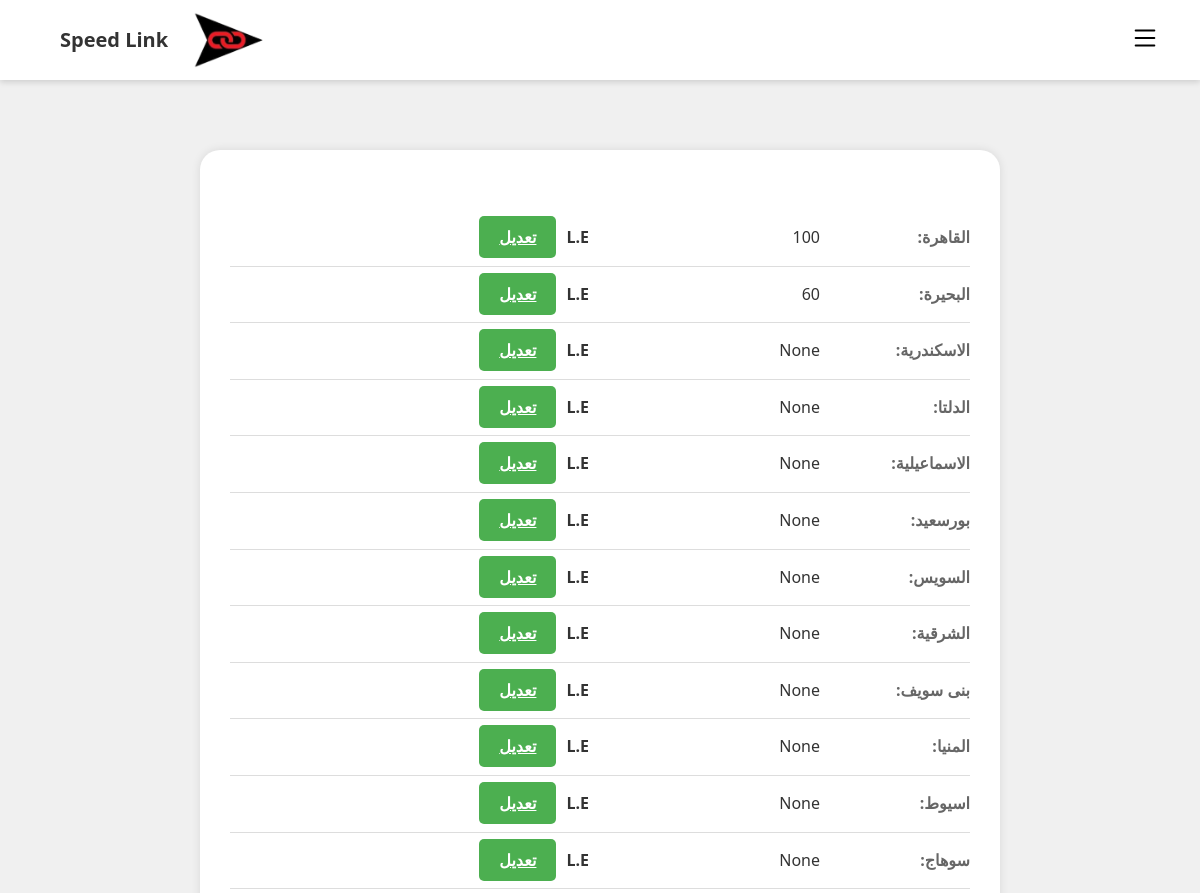
Before: /dprice/1 (upper part) with the older database file.
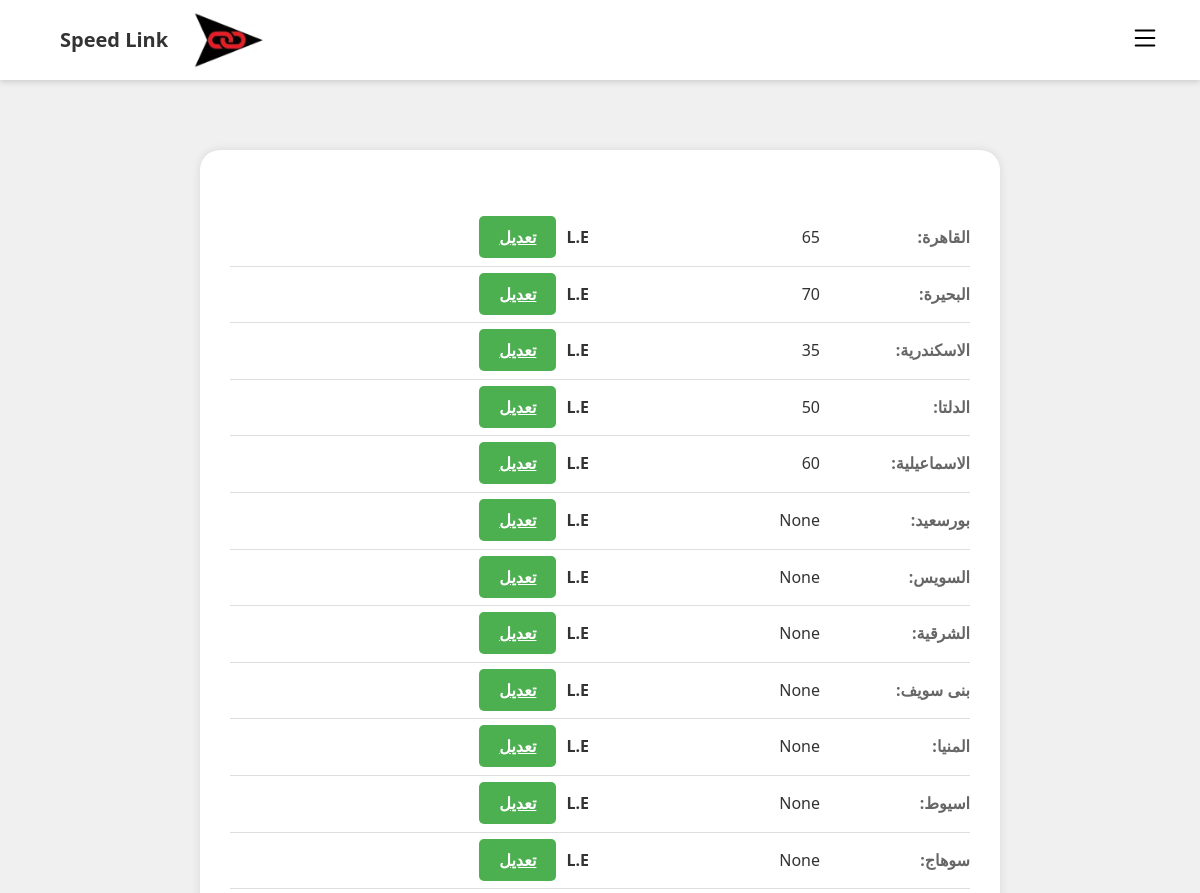
After: the same page with the newer database file.
### app.py (models this page shows)
class Dprice(db.Model):
    id = db.Column(db.Integer, primary_key=True)
    sid = db.Column(db.Integer)
    p1 = db.Column(db.Integer)
    p2 = db.Column(db.Integer)
    p3 = db.Column(db.Integer)
    p4 = db.Column(db.Integer)
    p5 = db.Column(db.Integer)
    p6 = db.Column(db.Integer)
    p7 = db.Column(db.Integer)
    p8 = db.Column(db.Integer)
    p9 = db.Column(db.Integer)
    p10 = db.Column(db.Integer)
    p11 = db.Column(db.Integer)
    p12 = db.Column(db.Integer)
    p13 = db.Column(db.Integer)
    p14 = db.Column(db.Integer)
    p15 = db.Column(db.Integer)
    p16 = db.Column(db.Integer)
    p17 = db.Column(db.Integer)
    p18 = db.Column(db.Integer)
    p19 = db.Column(db.Integer)
    p20 = db.Column(db.Integer)
    p21 = db.Column(db.Integer)
    p22 = db.Column(db.Integer)
    p23 = db.Column(db.Integer)
    p24 = db.Column(db.Integer)
    p25 = db.Column(db.Integer)
    p26 = db.Column(db.Integer)

### app.py (the view)
@app.route('/dprice/<int:sid>')
def dprice(sid):
    price = Dprice.query.filter_by(sid=sid).first()
    return render_template('dprice.html',price=price)

### templates/dprice.html (shortened to what this page needs)
{% extends 'base.html' %} {% block content %}
<div class="profile-container">
<div class="profile-details">
    <form action="/saveprice/{{ price.sid }}" method="post">
        <table><tr>
          <td class="label">القاهرة:</td>
          <td>
            <input
              type="text"
              name="1"
              value="{{ price.p1 }}"
              class="readonly"
              readonly
            />L.E<a href="#" class="edit-button" onclick="enableField(this)">تعديل</a>
          </td>
        </tr>
        <tr>
          <td class="label">البحيرة:</td>
          <td>
            <input
              type="text"
              name="2"
              value="{{ price.p2 }}"
              class="readonly"
              readonly
            />L.E<a href="#" class="edit-button" onclick="enableField(this)">تعديل</a>
          </td>
        </tr>
        <tr>
          <td class="label">الاسكندرية:</td>
          <td>
            <input
              type="text"
              name="3"
              value="{{ price.p3 }}"
              class="readonly"
              readonly
            />L.E<a href="#" class="edit-button" onclick="enableField(this)">تعديل</a>
          </td>
        </tr>
        <tr>
          <td class="label">الدلتا:</td>
          <td>
            <input
              type="text"
              name="4"
              value="{{ price.p4 }}"
              class="readonly"
              readonly
            />L.E<a href="#" class="edit-button" onclick="enableField(this)">تعديل</a>
          </td>
        </tr>
        <tr>
          <td class="label">الاسماعيلية:</td>
          <td>
            <input
              type="text"
              name="5"
              value="{{ price.p5 }}"
              class="readonly"
              readonly
            />L.E<a href="#" class="edit-button" onclick="enableField(this)">تعديل</a>
          </td>
        </tr>
        <tr>
          <td class="label">بورسعيد:</td>
          <td>
            <input
              type="text"
              name="6"
              value="{{ price.p6 }}"
              class="readonly"
              readonly
            />L.E<a href="#" class="edit-button" onclick="enableField(this)">تعديل</a>
          </td>
        </tr>
        <tr>
          <td class="label">السويس:</td>
          <td>
            <input
              type="text"
              name="7"
              value="{{ price.p7 }}"
              class="readonly"
              readonly
            />L.E<a href="#" class="edit-button" onclick="enableField(this)">تعديل</a>
          </td>
        </tr>
        <tr>
          <td class="label">الشرقية:</td>
          <td>
            <input
              type="text"
              name="8"
              value="{{ price.p8 }}"
              class="readonly"
              readonly
            />L.E<a href="#" class="edit-button" onclick="enableField(this)">تعديل</a>
          </td>
        </tr>
        <tr>
          <td class="label">بنى سويف:</td>
          <td>
            <input
              type="text"
              name="9"
              value="{{ price.p9 }}"
              class="readonly"
              readonly
            />L.E<a href="#" class="edit-button" onclick="enableField(this)">تعديل</a>
          </td>
        </tr>
        <tr>
          <td class="label">المنيا:</td>
          <td>
            <input
              type="text"
              name="10"
              value="{{ price.p10 }}"
              class="readonly"
              readonly
            />L.E<a href="#" class="edit-button" onclick="enableField(this)">تعديل</a>
          </td>
        </tr>
        <tr>
          <td class="label">اسيوط:</td>
          <td>
            <input
              type="text"
              name="11"
              value="{{ price.p11 }}"
              class="readonly"
              readonly
            />L.E<a href="#" class="edit-button" onclick="enableField(this)">تعديل</a>
          </td>
        </tr>
        <tr>
          <td class="label">سوهاج:</td>
          <td>
            <input
              type="text"
              name="12"
              value="{{ price.p12 }}"
              class="readonly"
              readonly
            />L.E<a href="#" class="edit-button" onclick="enableField(this)">تعديل</a>
          </td>
        </tr>
        <tr>
          <td class="label">الساحل الشمالي:</td>
          <td>
          </td>
        </tr>
        </table>
    </form>
</div>
</div>
{% endblock %}

### templates/base.html (shortened to what this page needs)
<!DOCTYPE html>
<html lang="ar">
<head>
  <link rel="stylesheet" href="{{ url_for('static', filename='css/style.css') }}" />
  <link rel="stylesheet" href="https://cdnjs.cloudflare.com/ajax/libs/normalize/8.0.1/normalize.min.css"
 />
</head>
<body dir="rtl">
  <nav>
    <div class="logo">
      <img src="{{ url_for('static', filename='images/logob.png') }}" alt="" />
      <h1 class="name">Speed Link</h1>
    </div>
    <button id="toggleButton">
    </button>
  </nav>
  <div class="page">
    <div class="content">
      <div class="">{% block content %} {% endblock %}</div>
    </div>
  </div>
</body>
</html>

### static/css/style.css (style rules this page uses)
* { margin: 0; padding: 0; box-sizing: border-box; }
body { font-family: 'Cairo', sans-serif; background: rgb(189, 208, 251); }
.logo img { width: 80px; }
.header-content, .logo { text-align: center; display: flex; align-items: center; justify-content: space-between; gap: 20px; margin: 0 20px; }
.name { font-size: 28px; font-weight: bold; }

### templates/base.html (style rules this page uses)
body { margin: 0; padding: 0; background-color: #fff; font-family: "Cairo", sans-serif; direction: rtl; min-height: 100vh; }
.page { display: flex; min-height: 100vh; }
nav { background-color: #fff; color: #000; width: 100%; height: 60px; display: flex; flex-direction: row-reverse; align-items: center; justify-content: space-between; padding: 40px; position: fixed; top: 0; left: 0; z-index: 999; box-shadow: 0 2px 6px rgba(0, 0, 0, 0.15); }
.name { font-size: 20px; font-weight: bold; }
#toggleButton { background: none; border: none; cursor: pointer; outline: none; }
@media (max-width: 1200px) { .page { display: block; } }
.content { flex: 1; padding: 100px 20px; }

### templates/dprice.html (style rules this page uses)
body { font-family: Arial, sans-serif; margin: 0; padding: 0; background-color: #f0f0f0; }
.profile-container { max-width: 800px; margin: 50px auto; padding: 30px; background-color: white; box-shadow: 0 0 10px rgba(0, 0, 0, 0.1); border-radius: 20px; }
h1 { font-size: 36px; margin: 20px 0; color: #333; }
.profile-details table { width: 100%; border-collapse: collapse; margin-top: 20px; }
.profile-details td { padding: 15px; border-bottom: 1px solid #ddd; }
.label { font-weight: bold; color: #666; width: 150px; }
.profile-details td:last-child { text-align: right; font-weight: bold; color: #333; }
.readonly { border: none; background-color: transparent; pointer-events: none; font-size: 16px; }
.edit-button, .submit-button { padding: 10px 20px; font-size: 16px; background-color: #4CAF50; color: #fff; border: none; border-radius: 5px; cursor: pointer; transition: background-color 0.3s; }
.edit-button { margin-right: 10px; }
body, h1, h2, h3, h4, h5, h6, p, ul, ol { margin: 0; padding: 0; }
body { font-family: 'Segoe UI', Tahoma, Geneva, Verdana, sans-serif; line-height: 1.6; color: #333; background-color: #f0f0f0; }
.profile-details { margin-top: 30px; }
.profile-details td { padding: 15px 0; border-bottom: 1px solid #ddd; }
.label { font-weight: bold; color: #666; width: 150px; padding-right: 20px; }
.readonly { border: none; background-color: transparent; pointer-events: none; font-size: 16px; color: #333; }

Changed rows visible on the page:
changed Dprice "None": p1 "100" → "65"; p2 "60" → "70"; p3 "None" → "35"; p4 "None" → "50"; p5 "None" → "60"
